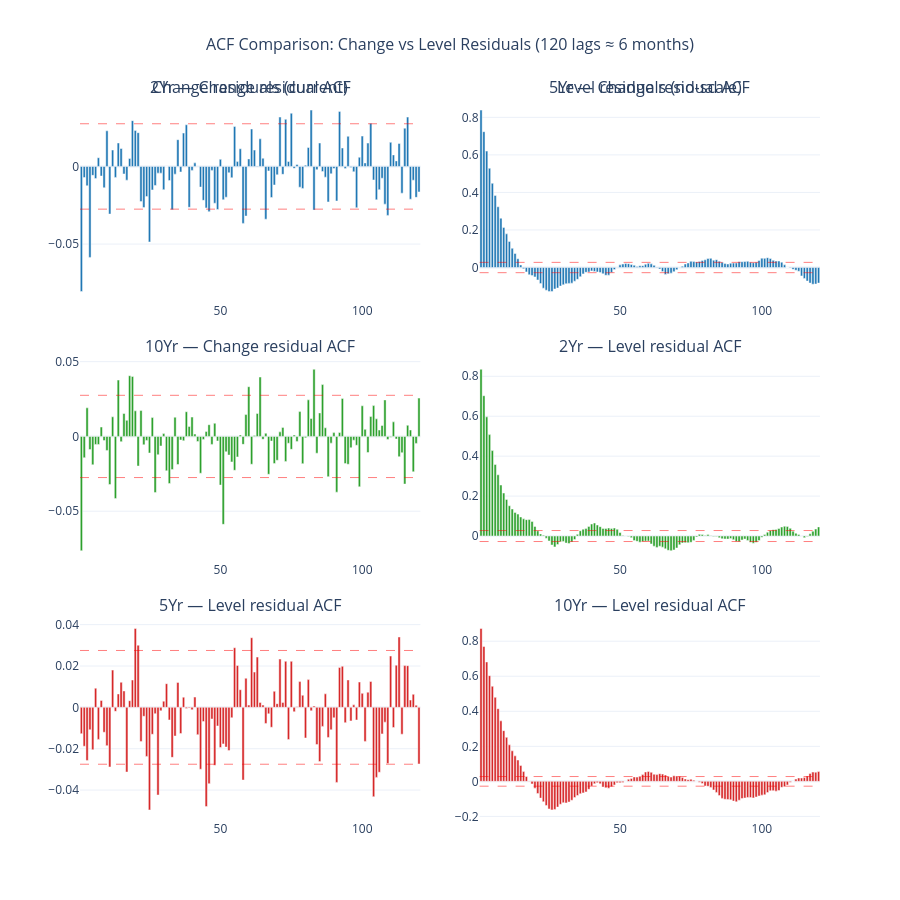

The code cell stored with this chart in its notebook:
### Code cell
# ── Part 4c: ACF comparison — mean reversion horizon ─────────────────────────────────
# ACF first crossing of 95% CI tells us the mean reversion horizon.
# Change residuals: 1-5 days  → short-term scalper
# Level residuals:  15-25 days → medium-term RV (practitioner standard)

MAX_LAGS     = 120  # 120 trading days ≈ 6 months
focus_tenors = ['2Yr', '5Yr', '10Yr']

fig = make_subplots(
    rows=3, cols=2,
    subplot_titles=(
        [f'{t} — Change residual ACF' for t in focus_tenors] +
        [f'{t} — Level residual ACF'  for t in focus_tenors]
    ),
    vertical_spacing=0.08, horizontal_spacing=0.08,
    column_titles=['Change residuals (current)', 'Level residuals (no-scale)']
)
colors = ['#1f77b4', '#2ca02c', '#d62728']

for row, tenor in enumerate(focus_tenors, 1):
    ci       = 1.96 / np.sqrt(len(residuals_df[tenor].dropna()))
    acf_c    = acf(residuals_df[tenor].dropna(),        nlags=MAX_LAGS, fft=True)
    acf_l    = acf(level_resid_noscale[tenor].dropna(), nlags=MAX_LAGS, fft=True)
    lags     = list(range(1, MAX_LAGS + 1))
    for col_idx, acf_vals in [(1, acf_c[1:]), (2, acf_l[1:])]:
        fig.add_trace(go.Bar(
            x=lags, y=acf_vals,
            marker_color=colors[row-1], showlegend=False
        ), row=row, col=col_idx)
        for y_val in [ci, -ci]:
            fig.add_hline(y=y_val, line_dash='dash', line_color='red',
                          line_width=1, opacity=0.5, row=row, col=col_idx)

fig.update_layout(
    title=dict(
        text='ACF Comparison: Change vs Level Residuals (120 lags ≈ 6 months)',
        x=0.5, font=dict(size=16)
    ),
    template='plotly_white', height=900
)
fig.show()

print(f"{'='*65}")
print('ACF First Crossing of 95% CI')
print(f"{'='*65}")
print(f"  {'Tenor':<8}  {'Change (days)':>14}  {'Level (days)':>14}")
print(f"  {'-'*40}")
for tenor in config.TENORS:
    ci    = 1.96 / np.sqrt(len(residuals_df[tenor].dropna()))
    acf_c = acf(residuals_df[tenor].dropna(),        nlags=MAX_LAGS, fft=True)[1:]
    acf_l = acf(level_resid_noscale[tenor].dropna(), nlags=MAX_LAGS, fft=True)[1:]
    c_cross = next((i+1 for i,v in enumerate(acf_c) if abs(v) < ci), f'>{MAX_LAGS}')
    l_cross = next((i+1 for i,v in enumerate(acf_l) if abs(v) < ci), f'>{MAX_LAGS}')
    print(f'  {tenor:<8}  {str(c_cross):>14}  {str(l_cross):>14}')
print(f"{'='*65}")
print('Level residuals: 15-25 day horizon → time stops should be 25-35 days')
